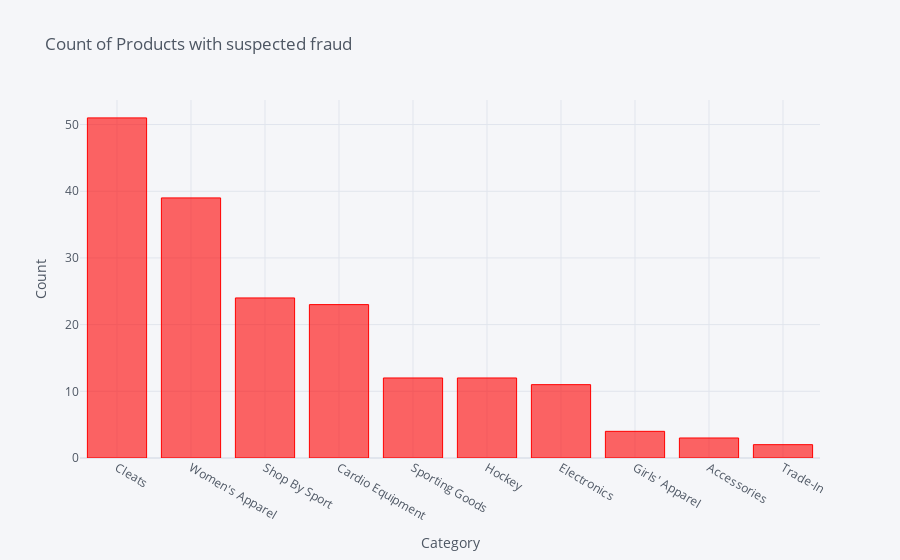

Notebook code cell kept with this figure:
### Code cell
plt.style.use("dark_background")
temp = fraud_region['Category Name'].value_counts().nlargest(10)
temp.iplot(kind='bar', xTitle = 'Category', yTitle = "Count", title = 'Count of Products with suspected fraud', color = '#FF0000')

### Figure 1 — Plotly figure (JSON) as saved in the notebook; plotly's stock layout.template omitted (floating-point values rounded to 4 significant figures)
{"data": [{"marker": {"color": "rgba(255, 0, 0, 0.6)", "line": {"color": "rgba(255, 0, 0, 1.0)", "width": 1}}, "name": "Category Name", "orientation": "v", "text": "", "x": ["Cleats", "Women's Apparel", "Shop By Sport", "Cardio Equipment", "Sporting Goods", "Hockey", "Electronics", "Girls' Apparel", "Accessories", "Trade-In"], "y": [51, 39, 24, 23, 12, 12, 11, 4, 3, 2], "type": "bar"}], "layout": {"legend": {"bgcolor": "#F5F6F9", "font": {"color": "#4D5663"}}, "paper_bgcolor": "#F5F6F9", "plot_bgcolor": "#F5F6F9", "title": {"font": {"color": "#4D5663"}, "text": "Count of Products with suspected fraud"}, "xaxis": {"gridcolor": "#E1E5ED", "showgrid": true, "tickfont": {"color": "#4D5663"}, "title": {"font": {"color": "#4D5663"}, "text": "Category"}, "zerolinecolor": "#E1E5ED"}, "yaxis": {"gridcolor": "#E1E5ED", "showgrid": true, "tickfont": {"color": "#4D5663"}, "title": {"font": {"color": "#4D5663"}, "text": "Count"}, "zerolinecolor": "#E1E5ED"}}}
